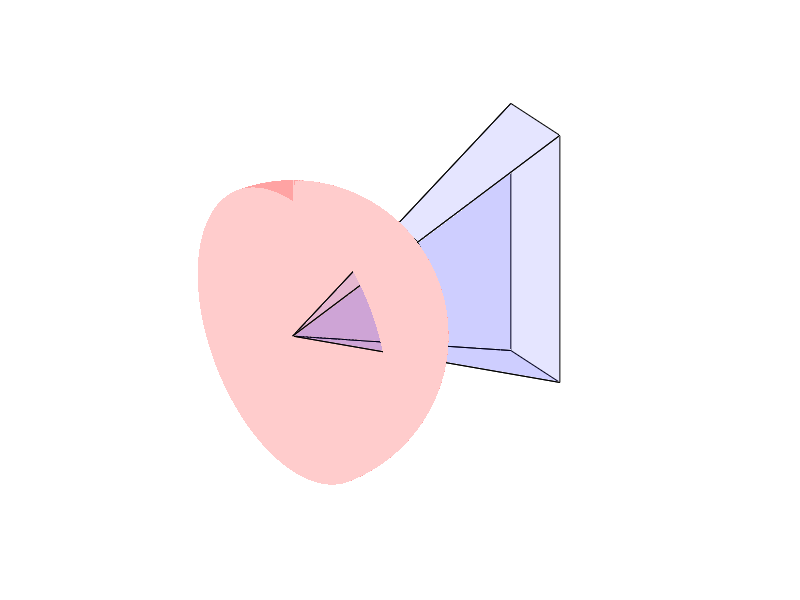

The MATLAB source for this figure:
r1 = 1;
r2 = 1.04;
rr = 1.02;
r3 = 2;
az = deg2rad(15);
el = deg2rad(50);
N = 100;
vang1 = deg2rad(47);
vang2 = deg2rad(43);
vvang = deg2rad(45);
vdir = deg2rad(20);
[h, psi] = meshgrid(linspace(0,r3,N),linspace(-pi,pi,N));
vvx = h;
vr = h.*tan(vvang/2);
vvy = vr.*cos(psi);
vz = vr.*sin(psi);
vx = vvx.*cos(vdir)-vvy.*sin(vdir);
vy = vvx.*sin(vdir)+vvy.*cos(vdir);

vvxring1 = r1.*cos(vang1/2);
vrring1 = r1.*sin(vang1/2);
vvyring1 = vrring1.*cos(psi);
vzring1 = vrring1.*sin(psi);
vxring1 = vvxring1.*cos(vdir)-vvyring1.*sin(vdir);
vyring1 = vvxring1.*sin(vdir)+vvyring1.*cos(vdir);
vring1_az = atan2(vyring1, vxring1);
vring1_el = atan2(vzring1, hypot(vxring1, vyring1));
vring1_valid = (abs(vring1_az) < az / 2) & (abs(vring1_el) < el / 2);
vxring1_v = vxring1(vring1_valid);
vyring1_v = vyring1(vring1_valid);
vzring1_v = vzring1(vring1_valid);

vvxring2 = r1.*cos(vang2/2);
vrring2 = r1.*sin(vang2/2);
vvyring2 = vrring2.*cos(psi);
vzring2 = vrring2.*sin(psi);
vxring2 = vvxring2.*cos(vdir)-vvyring2.*sin(vdir);
vyring2 = vvxring2.*sin(vdir)+vvyring2.*cos(vdir);
vring2_az = atan2(vyring2, vxring2);
vring2_el = atan2(vzring2, hypot(vxring2, vyring2));
vring2_valid = (abs(vring2_az) < az / 2) & (abs(vring2_el) < el / 2);
vxring2_v = vxring2(vring2_valid);
vyring2_v = vyring2(vring2_valid);
vzring2_v = vzring2(vring2_valid);

vvxring3 = r2.*cos(vang1/2);
vrring3 = r2.*sin(vang1/2);
vvyring3 = vrring3.*cos(psi);
vzring3 = vrring3.*sin(psi);
vxring3 = vvxring3.*cos(vdir)-vvyring3.*sin(vdir);
vyring3 = vvxring3.*sin(vdir)+vvyring3.*cos(vdir);
vring3_az = atan2(vyring3, vxring3);
vring3_el = atan2(vzring3, hypot(vxring3, vyring3));
vring3_valid = (abs(vring3_az) < az / 2) & (abs(vring3_el) < el / 2);
vxring3_v = vxring3(vring3_valid);
vyring3_v = vyring3(vring3_valid);
vzring3_v = vzring3(vring3_valid);

vvxring4 = r2.*cos(vang2/2);
vrring4 = r2.*sin(vang2/2);
vvyring4 = vrring4.*cos(psi);
vzring4 = vrring4.*sin(psi);
vxring4 = vvxring4.*cos(vdir)-vvyring4.*sin(vdir);
vyring4 = vvxring4.*sin(vdir)+vvyring4.*cos(vdir);
vring4_az = atan2(vyring4, vxring4);
vring4_el = atan2(vzring4, hypot(vxring4, vyring4));
vring4_valid = (abs(vring4_az) < az / 2) & (abs(vring4_el) < el / 2);
vxring4_v = vxring4(vring4_valid);
vyring4_v = vyring4(vring4_valid);
vzring4_v = vzring4(vring4_valid);

pr1_x = [vxring1;flipud(vxring3)];
pr1_y = [vyring1;flipud(vyring3)];
pr1_z = [vzring1;flipud(vzring3)];
pr1_xv = [vxring1_v;flipud(vxring3_v)];
pr1_yv = [vyring1_v;flipud(vyring3_v)];
pr1_zv = [vzring1_v;flipud(vzring3_v)];

pr2_x = [vxring2;flipud(vxring4)];
pr2_y = [vyring2;flipud(vyring4)];
pr2_z = [vzring2;flipud(vzring4)];
pr2_xv = [vxring2_v;flipud(vxring4_v)];
pr2_yv = [vyring2_v;flipud(vyring4_v)];
pr2_zv = [vzring2_v;flipud(vzring4_v)];

pr3_x = [vxring1;flipud(vxring2)];
pr3_y = [vyring1;flipud(vyring2)];
pr3_z = [vzring1;flipud(vzring2)];
pr3_xv = [vxring1_v;flipud(vxring2_v)];
pr3_yv = [vyring1_v;flipud(vyring2_v)];
pr3_zv = [vzring1_v;flipud(vzring2_v)];

pr4_x = [vxring3;flipud(vxring4)];
pr4_y = [vyring3;flipud(vyring4)];
pr4_z = [vzring3;flipud(vzring4)];
pr4_xv = [vxring3_v;flipud(vxring4_v)];
pr4_yv = [vyring3_v;flipud(vyring4_v)];
pr4_zv = [vzring3_v;flipud(vzring4_v)];

[theta, phi] = meshgrid(linspace(-pi/2,pi/2,N),linspace(-pi/2,pi/2,N));
[theta_reg, phi_reg] = meshgrid(linspace(-az/2,az/2,floor(N*az/pi)),linspace(-el/2,el/2,floor(N*el/pi)));

x = cos(phi).*cos(theta);
y = cos(phi).*sin(theta);
z = sin(phi);

x_reg = cos(phi_reg).*cos(theta_reg);
y_reg = cos(phi_reg).*sin(theta_reg);
z_reg = sin(phi_reg);

tri_upper_x = [0; r3; r3];
tri_upper_y = [0; r3*tan(az/2); -r3*tan(az/2)];
tri_upper_z = [0; r3*tan(el/2); r3*tan(el/2)];

tri_left_x = [0; r3; r3];
tri_left_y = [0; r3*tan(az/2); r3*tan(az/2)];
tri_left_z = [0; r3*tan(el/2); -r3*tan(el/2)];

p1_x = [r1*x_reg(:,1); flipud(r2*x_reg(:,1))];
p1_y = [r1*y_reg(:,1); flipud(r2*y_reg(:,1))];
p1_z = [r1*z_reg(:,1); flipud(r2*z_reg(:,1))];

p2_x = [r1*x_reg(:,end); flipud(r2*x_reg(:,end))];
p2_y = [r1*y_reg(:,end); flipud(r2*y_reg(:,end))];
p2_z = [r1*z_reg(:,end); flipud(r2*z_reg(:,end))];

p3_x = [r1*x_reg(1,:).'; flipud(r2*x_reg(1,:).')];
p3_y = [r1*y_reg(1,:).'; flipud(r2*y_reg(1,:).')];
p3_z = [r1*z_reg(1,:).'; flipud(r2*z_reg(1,:).')];

p4_x = [r1*x_reg(end,:).'; flipud(r2*x_reg(end,:).')];
p4_y = [r1*y_reg(end,:).'; flipud(r2*y_reg(end,:).')];
p4_z = [r1*z_reg(end,:).'; flipud(r2*z_reg(end,:).')];

figure;
mesh(rr.*x,rr.*y,rr.*z,'EdgeColor','none','FaceColor','r','FaceAlpha',0.2);
hold on;
patch(tri_upper_x,tri_upper_y,tri_upper_z,'b','FaceAlpha',0.1,'EdgeColor','k');
patch(tri_upper_x,tri_upper_y,-tri_upper_z,'b','FaceAlpha',0.1,'EdgeColor','k');
patch(tri_left_x,tri_left_y,tri_left_z,'b','FaceAlpha',0.1,'EdgeColor','k');
patch(tri_left_x,-tri_left_y,tri_left_z,'b','FaceAlpha',0.1,'EdgeColor','k');
mesh(r1*x_reg,r1*y_reg,r1*z_reg,'FaceAlpha',1,'EdgeColor','none','FaceColor','m');
mesh(r2*x_reg,r2*y_reg,r2*z_reg,'FaceAlpha',1,'EdgeColor','none','FaceColor','m');
patch(p1_x,p1_y,p1_z,'m','FaceAlpha',1,'EdgeColor','k');
patch(p2_x,p2_y,p2_z,'m','FaceAlpha',1,'EdgeColor','k');
patch(p3_x,p3_y,p3_z,'m','FaceAlpha',1,'EdgeColor','k');
patch(p4_x,p4_y,p4_z,'m','FaceAlpha',1,'EdgeColor','k');
plot3(r1*x_reg(1,:),r1*y_reg(1,:),r1*z_reg(1,:),'k');
plot3(r2*x_reg(1,:),r2*y_reg(1,:),r2*z_reg(1,:),'k');
plot3(r1*x_reg(end,:),r1*y_reg(end,:),r1*z_reg(end,:),'k');
plot3(r2*x_reg(end,:),r2*y_reg(end,:),r2*z_reg(end,:),'k');
% mesh(vx,vy,vz,'EdgeColor','none','FaceColor','g','FaceAlpha',0.2);
% patch(pr1_x,pr1_y,pr1_z,'y','FaceAlpha',1,'EdgeColor','k');
% patch(pr2_x,pr2_y,pr2_z,'y','FaceAlpha',1,'EdgeColor','k');
% patch(pr3_x,pr3_y,pr3_z,'y','FaceAlpha',1,'EdgeColor','k');
% patch(pr4_x,pr4_y,pr4_z,'y','FaceAlpha',1,'EdgeColor','k');
% patch(pr1_xv,pr1_yv,pr1_zv,'k','FaceAlpha',1,'EdgeColor','k');
% patch(pr2_xv,pr2_yv,pr2_zv,'k','FaceAlpha',1,'EdgeColor','k');
% patch(pr3_xv,pr3_yv,pr3_zv,'k','FaceAlpha',1,'EdgeColor','k');
% patch(pr4_xv,pr4_yv,pr4_zv,'k','FaceAlpha',1,'EdgeColor','k');
axis equal;axis vis3d;
set(gca,'XTick',[],'YTick',[],'ZTick',[]);
axis off;

